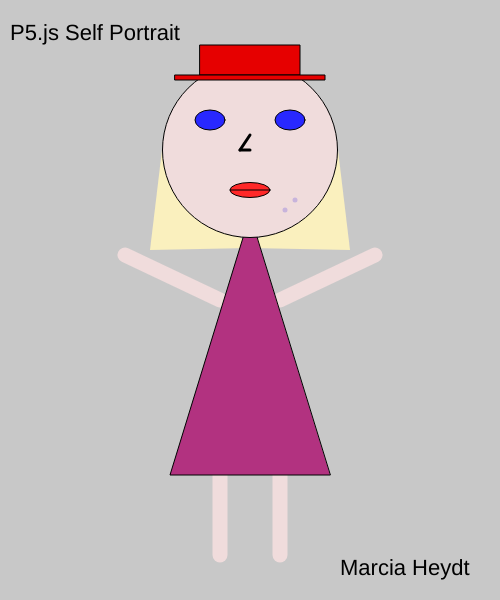
Frame 1 (no input)
Frame 60 (no input): identical to frame 1, image omitted
Frame 120 (the mouse pressed at the canvas centre since frame 60): identical to frame 1, image omitted

The p5.js sketch that drew this single still picture (run headless with seeded random() and noise() and a simulated clock; from frame 60 on, the mouse is pressed at the canvas centre):

// p5.js sketch
// ── sketch.js
var width = 800;
var height = 4000.0;

function setup() {
    createCanvas(500, 600);
}

function draw() {
    var top = 100;
    var middle = 250;

    background(200);
    textSize(22);

    // title and signature
    fill(0);
    textSize(22);
    stroke(0);
    strokeWeight(0);
    text("P5.js Self Portrait", 10, 40);
    text("Marcia Heydt", 340, 575 );

    // arms
    strokeWeight(15);
    stroke(240, 220, 220);
    line(middle-125, top+155, middle-30, top+200);      
    line(middle+125, top+155, middle+30, top+200);   

    // legs
    strokeWeight(15);
    stroke(240, 220, 220);
    line(middle-30, top+355, middle-30, top+455);      
    line(middle+30, top+355, middle+30, top+455);  
    
    // hair
    stroke(0);
    strokeWeight(0);
    fill(250, 240, 190);

    triangle(middle-88, top+50, middle, top+148, middle-100, top+150);    
    triangle(middle+88, top+50, middle, top+148, middle+100, top+150);
    //line(middle-100, top+50, middle-120, top+100);

    // body
    stroke(0);
    strokeWeight(1);
    fill(178, 50, 128);
    triangle(middle, top+50+65, middle-80, top+375, middle+80, top+375);
    
    // head
    stroke(0);
    strokeWeight(1);
    fill(240, 220, 220);
    circle(middle, top+50, 175);
   
    // hat
    fill(230, 0, 0);
    stroke(0);
    strokeWeight(1);
    rect(middle-50, top-55, 100, 30);
    rect(middle-75, top-25, 150, 5);

    // eyes
    fill(40, 40, 255);
    ellipse(middle-40, top+20, 30, 20);
    ellipse(middle+40, top+20, 30, 20);

    // nose
    fill(0);
    strokeWeight(3);
    line(middle, top + 35, middle - 10, top+50);    
    line(middle - 10, top+50, middle, top+50);
    
    // mouth
    fill(255, 40, 40);
    stroke(0);
    strokeWeight(1);
    ellipse(middle, top+90, 40, 15);
    // line in lips
    line(middle-20, top+90, middle+20, top+90);
  
    // decoration
    stroke(200, 180, 220);
    strokeWeight(5);
    point(middle+35, top+110);
    point(middle+45, top+100);
}5
